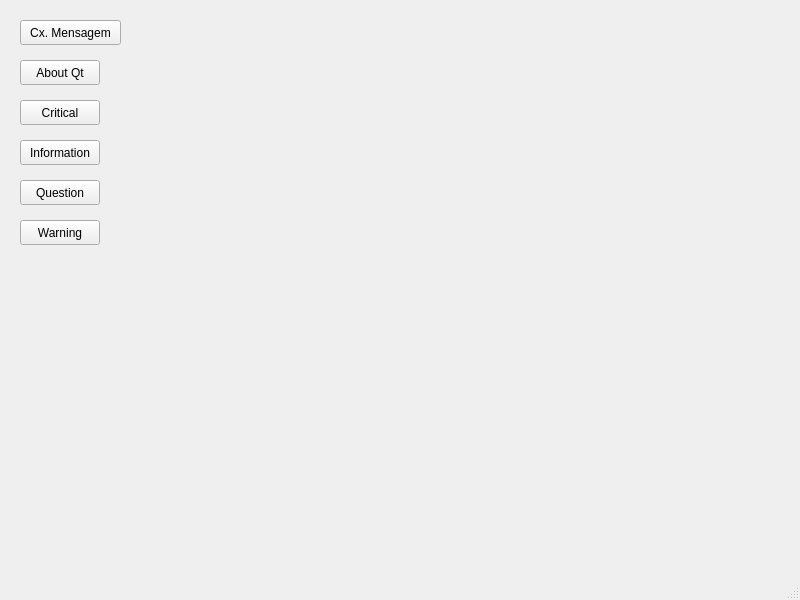
<?xml version="1.0" encoding="UTF-8"?>
<ui version="4.0">
 <class>MainWindow</class>
 <widget class="QMainWindow" name="MainWindow">
  <property name="geometry">
   <rect>
    <x>0</x>
    <y>0</y>
    <width>800</width>
    <height>600</height>
   </rect>
  </property>
  <property name="windowTitle">
   <string>MainWindow</string>
  </property>
  <widget class="QWidget" name="centralwidget">
   <widget class="QPushButton" name="pushButton">
    <property name="geometry">
     <rect>
      <x>20</x>
      <y>20</y>
      <width>101</width>
      <height>25</height>
     </rect>
    </property>
    <property name="text">
     <string>Cx. Mensagem</string>
    </property>
   </widget>
   <widget class="QPushButton" name="pushButton_2">
    <property name="geometry">
     <rect>
      <x>20</x>
      <y>60</y>
      <width>80</width>
      <height>25</height>
     </rect>
    </property>
    <property name="text">
     <string>About Qt</string>
    </property>
   </widget>
   <widget class="QPushButton" name="pushButton_3">
    <property name="geometry">
     <rect>
      <x>20</x>
      <y>100</y>
      <width>80</width>
      <height>25</height>
     </rect>
    </property>
    <property name="text">
     <string>Critical</string>
    </property>
   </widget>
   <widget class="QPushButton" name="pushButton_4">
    <property name="geometry">
     <rect>
      <x>20</x>
      <y>140</y>
      <width>80</width>
      <height>25</height>
     </rect>
    </property>
    <property name="text">
     <string>Information</string>
    </property>
   </widget>
   <widget class="QPushButton" name="pushButton_5">
    <property name="geometry">
     <rect>
      <x>20</x>
      <y>180</y>
      <width>80</width>
      <height>25</height>
     </rect>
    </property>
    <property name="text">
     <string>Question</string>
    </property>
   </widget>
   <widget class="QPushButton" name="pushButton_6">
    <property name="geometry">
     <rect>
      <x>20</x>
      <y>220</y>
      <width>80</width>
      <height>25</height>
     </rect>
    </property>
    <property name="text">
     <string>Warning</string>
    </property>
   </widget>
  </widget>
  <widget class="QMenuBar" name="menubar">
   <property name="geometry">
    <rect>
     <x>0</x>
     <y>0</y>
     <width>800</width>
     <height>22</height>
    </rect>
   </property>
  </widget>
  <widget class="QStatusBar" name="statusbar"/>
 </widget>
 <resources/>
 <connections/>
</ui>
